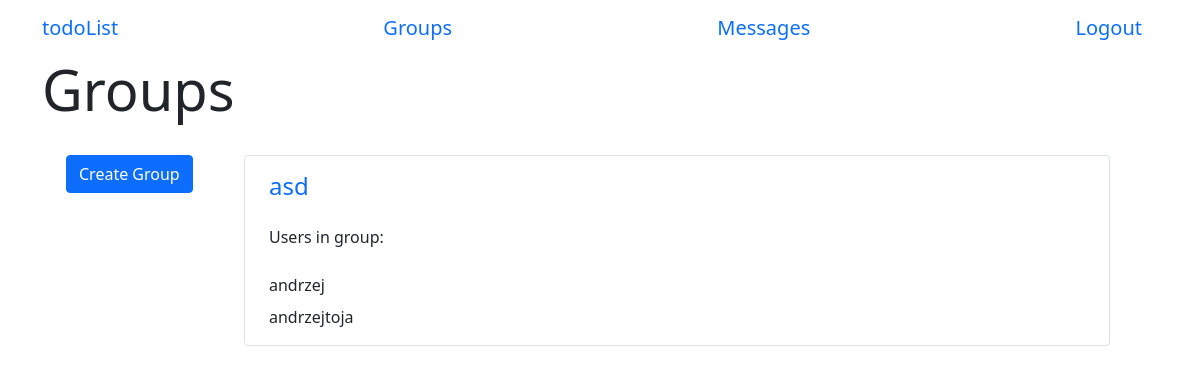
/groups (signed in), run on an earlier commit of the app's database.
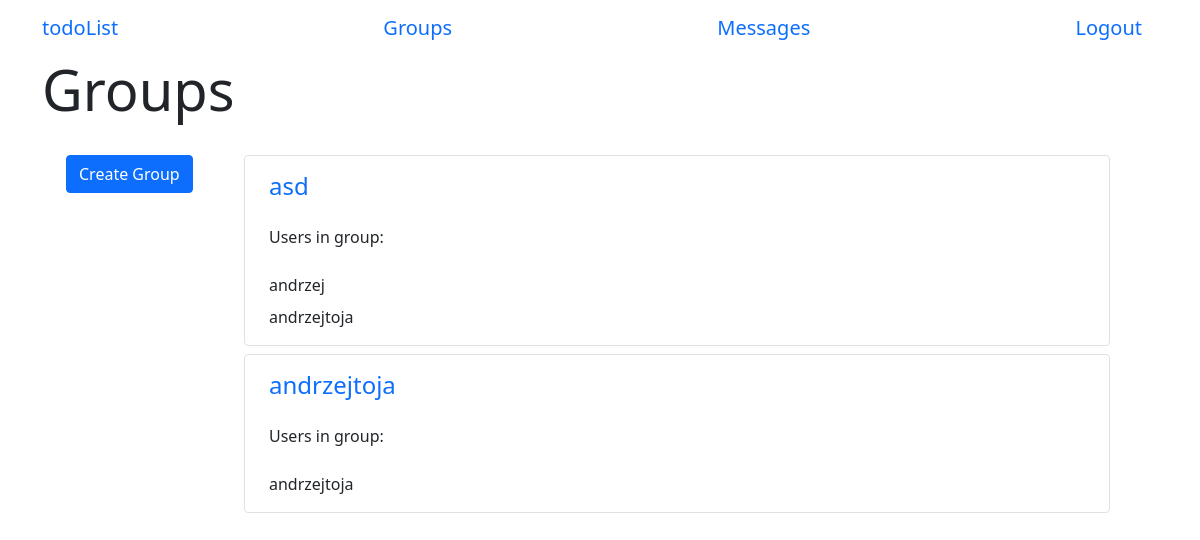
And on a later commit of the database.
### app/models.py (models this page shows, shortened)
class Group(db.Model):
    id = db.Column(db.Integer, primary_key=True)
    name = db.Column(db.String(64))
    users = db.relationship(
        "User",
        secondary=group_table,
        back_populates="groups")
    admin_id = db.Column(db.Integer)
    tasks = db.relationship('Task', backref='group', lazy='dynamic')

class User(UserMixin, db.Model):
    id = db.Column(db.Integer, primary_key=True)
    username = db.Column(db.String(64), index=True, unique=True)
    email = db.Column(db.String(64), index=True, unique=True)
    password_hash = db.Column(db.String(128))
    tasks = db.relationship('Task', backref='author', lazy='dynamic')
    sent_messages = db.relationship('Message', backref="sender", lazy='dynamic', foreign_keys='Message.sender_id')
    messages = db.relationship('Message', backref="receiver", lazy='dynamic', foreign_keys='Message.receiver_id')
    authenticated = db.Column(db.Boolean, index=True, default=False)
    groups = db.relationship(
        'Group',
        secondary=group_table,
        back_populates="users")

### app/routes.py (the view)
@login_required
@app.route('/groups')
def groups():
    groups = current_user.groups
    return render_template('groups.html', groups=groups)

### app/models.py (called while the page is built)
@login.user_loader
def load_user(id):
    return User.query.get(int(id))

### app/templates/groups.html (shortened to what this page needs)
{% extends 'base.html' %}
{% block start %}Groups{% endblock %}
{% block body %}
    <div class="container row">
        <div class="container col-2">
            <form class="col-4 form-temp mt-3" action="/create_group">
                <input type="submit" class="btn btn-primary btn-block" value='Create Group'></input>
            </form>
        </div>
        <div class="container col-10 mt-3">
            {% if groups %}
                {% for group in groups %}
                    <div class="container border rounded mb-2">
                        <div class="row mt-3">
                            <a href={{ "/group/" + group.id|string }} class="col-11 h4 text-decoration-none">{{ group.name }}</a>
                            <p class="mt-3">
                                Users in group:
                                {% for user in group.users %}
                                    <div class="mt-2">
                                        {{ user.username }}
                                    </div>
                                {% endfor %}
                            </p>
                        </div>
                    </div>
                {% endfor %}
            {% else %}
                <div class="container m-auto">
                    You have no groups!
                </div>
            {% endif %}
        </div>
    </div>
{% endblock %}

What changed in the data, as far as the page shows it:
added Group: name "andrzejtoja", User (username "andrzejtoja")
